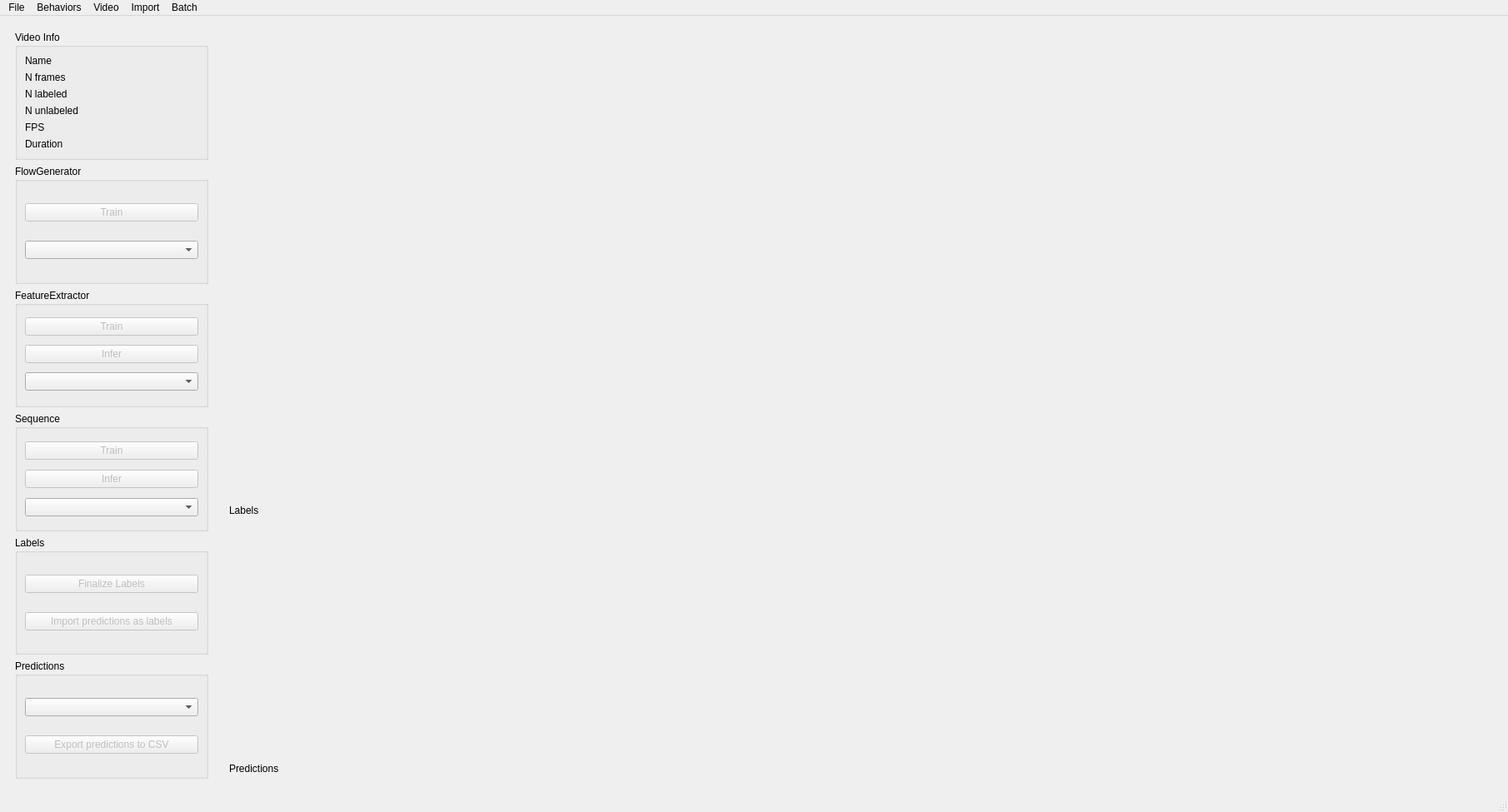
<?xml version="1.0" encoding="UTF-8"?>
<ui version="4.0">
 <class>MainWindow</class>
 <widget class="QMainWindow" name="MainWindow">
  <property name="geometry">
   <rect>
    <x>0</x>
    <y>0</y>
    <width>1810</width>
    <height>975</height>
   </rect>
  </property>
  <property name="windowTitle">
   <string>MainWindow</string>
  </property>
  <widget class="QWidget" name="centralwidget">
   <layout class="QHBoxLayout" name="horizontalLayout">
    <item>
     <widget class="QWidget" name="widget" native="true">
      <property name="maximumSize">
       <size>
        <width>250</width>
        <height>16777215</height>
       </size>
      </property>
      <layout class="QVBoxLayout" name="verticalLayout">
       <item>
        <widget class="QGroupBox" name="videoBox">
         <property name="title">
          <string>Video Info</string>
         </property>
         <layout class="QHBoxLayout" name="horizontalLayout_2">
          <item>
           <layout class="QFormLayout" name="formLayout">
            <item row="0" column="0">
             <widget class="QLabel" name="name_constant">
              <property name="text">
               <string>Name</string>
              </property>
             </widget>
            </item>
            <item row="0" column="1">
             <widget class="QLabel" name="nameLabel">
              <property name="text">
               <string/>
              </property>
             </widget>
            </item>
            <item row="1" column="0">
             <widget class="QLabel" name="label">
              <property name="text">
               <string>N frames</string>
              </property>
             </widget>
            </item>
            <item row="4" column="0">
             <widget class="QLabel" name="label_3">
              <property name="text">
               <string>FPS</string>
              </property>
             </widget>
            </item>
            <item row="5" column="0">
             <widget class="QLabel" name="label_6">
              <property name="text">
               <string>Duration</string>
              </property>
             </widget>
            </item>
            <item row="2" column="0">
             <widget class="QLabel" name="label_7">
              <property name="text">
               <string>N labeled</string>
              </property>
             </widget>
            </item>
            <item row="3" column="0">
             <widget class="QLabel" name="label_8">
              <property name="text">
               <string>N unlabeled</string>
              </property>
             </widget>
            </item>
            <item row="1" column="1">
             <widget class="QLabel" name="nframesLabel">
              <property name="text">
               <string/>
              </property>
             </widget>
            </item>
            <item row="2" column="1">
             <widget class="QLabel" name="nlabeledLabel">
              <property name="text">
               <string/>
              </property>
             </widget>
            </item>
            <item row="3" column="1">
             <widget class="QLabel" name="nunlabeledLabel">
              <property name="text">
               <string/>
              </property>
             </widget>
            </item>
            <item row="4" column="1">
             <widget class="QLabel" name="fpsLabel">
              <property name="text">
               <string/>
              </property>
             </widget>
            </item>
            <item row="5" column="1">
             <widget class="QLabel" name="durationLabel">
              <property name="text">
               <string/>
              </property>
             </widget>
            </item>
           </layout>
          </item>
         </layout>
        </widget>
       </item>
       <item>
        <widget class="QGroupBox" name="groupBox">
         <property name="title">
          <string>FlowGenerator</string>
         </property>
         <layout class="QVBoxLayout" name="verticalLayout_5">
          <item>
           <widget class="QPushButton" name="flow_train">
            <property name="enabled">
             <bool>false</bool>
            </property>
            <property name="text">
             <string>Train</string>
            </property>
            <property name="checkable">
             <bool>true</bool>
            </property>
           </widget>
          </item>
          <item>
           <widget class="QComboBox" name="flowSelector"/>
          </item>
         </layout>
        </widget>
       </item>
       <item>
        <widget class="QGroupBox" name="groupBox_2">
         <property name="title">
          <string>FeatureExtractor</string>
         </property>
         <layout class="QVBoxLayout" name="verticalLayout_6">
          <item>
           <widget class="QPushButton" name="featureextractor_train">
            <property name="enabled">
             <bool>false</bool>
            </property>
            <property name="text">
             <string>Train</string>
            </property>
            <property name="checkable">
             <bool>true</bool>
            </property>
           </widget>
          </item>
          <item>
           <widget class="QPushButton" name="featureextractor_infer">
            <property name="enabled">
             <bool>false</bool>
            </property>
            <property name="text">
             <string>Infer</string>
            </property>
            <property name="checkable">
             <bool>true</bool>
            </property>
           </widget>
          </item>
          <item>
           <widget class="QComboBox" name="feSelector"/>
          </item>
         </layout>
        </widget>
       </item>
       <item>
        <widget class="QGroupBox" name="groupBox_3">
         <property name="title">
          <string>Sequence</string>
         </property>
         <layout class="QVBoxLayout" name="verticalLayout_7">
          <item>
           <widget class="QPushButton" name="sequence_train">
            <property name="enabled">
             <bool>false</bool>
            </property>
            <property name="text">
             <string>Train</string>
            </property>
            <property name="checkable">
             <bool>true</bool>
            </property>
           </widget>
          </item>
          <item>
           <widget class="QPushButton" name="sequence_infer">
            <property name="enabled">
             <bool>false</bool>
            </property>
            <property name="text">
             <string>Infer</string>
            </property>
            <property name="checkable">
             <bool>true</bool>
            </property>
           </widget>
          </item>
          <item>
           <widget class="QComboBox" name="sequenceSelector"/>
          </item>
         </layout>
        </widget>
       </item>
       <item>
        <widget class="QGroupBox" name="labelBox">
         <property name="title">
          <string>Labels</string>
         </property>
         <layout class="QGridLayout" name="gridLayout_4">
          <item row="2" column="0">
           <widget class="QPushButton" name="importPredictions">
            <property name="enabled">
             <bool>false</bool>
            </property>
            <property name="text">
             <string>Import predictions as labels</string>
            </property>
           </widget>
          </item>
          <item row="0" column="0">
           <widget class="QPushButton" name="finalize_labels">
            <property name="enabled">
             <bool>false</bool>
            </property>
            <property name="text">
             <string>Finalize Labels</string>
            </property>
           </widget>
          </item>
         </layout>
        </widget>
       </item>
       <item>
        <widget class="QGroupBox" name="groupBox_4">
         <property name="title">
          <string>Predictions</string>
         </property>
         <layout class="QVBoxLayout" name="verticalLayout_3">
          <item>
           <widget class="QComboBox" name="predictionsCombo"/>
          </item>
          <item>
           <widget class="QPushButton" name="exportPredictions">
            <property name="enabled">
             <bool>false</bool>
            </property>
            <property name="text">
             <string>Export predictions to CSV</string>
            </property>
           </widget>
          </item>
         </layout>
        </widget>
       </item>
      </layout>
     </widget>
    </item>
    <item>
     <layout class="QVBoxLayout" name="verticalLayout_2">
      <item>
       <widget class="VideoPlayer" name="videoPlayer" native="true"/>
      </item>
      <item>
       <widget class="LabelImg" name="labels" native="true">
        <widget class="QLabel" name="label_4">
         <property name="geometry">
          <rect>
           <x>10</x>
           <y>270</y>
           <width>55</width>
           <height>16</height>
          </rect>
         </property>
         <property name="text">
          <string>Labels</string>
         </property>
        </widget>
       </widget>
      </item>
      <item>
       <widget class="LabelImg" name="predictions" native="true">
        <widget class="QLabel" name="label_5">
         <property name="geometry">
          <rect>
           <x>10</x>
           <y>270</y>
           <width>71</width>
           <height>20</height>
          </rect>
         </property>
         <property name="text">
          <string>Predictions</string>
         </property>
        </widget>
       </widget>
      </item>
     </layout>
    </item>
   </layout>
  </widget>
  <widget class="QMenuBar" name="menubar">
   <property name="geometry">
    <rect>
     <x>0</x>
     <y>0</y>
     <width>1810</width>
     <height>22</height>
    </rect>
   </property>
   <widget class="QMenu" name="menuDeepEthogram">
    <property name="title">
     <string>File</string>
    </property>
    <addaction name="actionNew_Project"/>
    <addaction name="actionSave_Project"/>
    <addaction name="actionOpen_Project"/>
   </widget>
   <widget class="QMenu" name="menuBehaviors">
    <property name="title">
     <string>Behaviors</string>
    </property>
    <addaction name="actionAdd"/>
    <addaction name="actionRemove"/>
   </widget>
   <widget class="QMenu" name="menuVideo">
    <property name="title">
     <string>Video</string>
    </property>
    <addaction name="actionOpen"/>
    <addaction name="actionAdd_multiple"/>
   </widget>
   <widget class="QMenu" name="menuImport">
    <property name="title">
     <string>Import</string>
    </property>
    <addaction name="importLabels"/>
   </widget>
   <widget class="QMenu" name="menuBatch">
    <property name="title">
     <string>Batch</string>
    </property>
    <addaction name="classifierInference"/>
    <addaction name="actionOvernight"/>
   </widget>
   <addaction name="menuDeepEthogram"/>
   <addaction name="menuBehaviors"/>
   <addaction name="menuVideo"/>
   <addaction name="menuImport"/>
   <addaction name="menuBatch"/>
  </widget>
  <widget class="QStatusBar" name="statusBar"/>
  <action name="actionNew_Project">
   <property name="text">
    <string>New Project</string>
   </property>
  </action>
  <action name="actionSave_Project">
   <property name="enabled">
    <bool>false</bool>
   </property>
   <property name="text">
    <string>Save Project (ctrl+s)</string>
   </property>
  </action>
  <action name="actionAdd">
   <property name="enabled">
    <bool>false</bool>
   </property>
   <property name="text">
    <string>Add</string>
   </property>
  </action>
  <action name="actionRemove">
   <property name="enabled">
    <bool>false</bool>
   </property>
   <property name="text">
    <string>Remove</string>
   </property>
  </action>
  <action name="actionStyle">
   <property name="text">
    <string>Style</string>
   </property>
  </action>
  <action name="actionOpen">
   <property name="enabled">
    <bool>false</bool>
   </property>
   <property name="text">
    <string>Add or open</string>
   </property>
  </action>
  <action name="actionEdit_list">
   <property name="text">
    <string>Edit list</string>
   </property>
  </action>
  <action name="actionNext">
   <property name="text">
    <string>Next</string>
   </property>
  </action>
  <action name="actionPrevious">
   <property name="text">
    <string>Previous</string>
   </property>
  </action>
  <action name="actionOpen_Project">
   <property name="text">
    <string>Open Project</string>
   </property>
  </action>
  <action name="importLabels">
   <property name="text">
    <string>Labels</string>
   </property>
  </action>
  <action name="actionAdd_videos">
   <property name="text">
    <string>Add videos</string>
   </property>
  </action>
  <action name="classifierInference">
   <property name="checkable">
    <bool>true</bool>
   </property>
   <property name="text">
    <string>Feature extractor inference + sequence inference</string>
   </property>
  </action>
  <action name="actionOvernight">
   <property name="checkable">
    <bool>true</bool>
   </property>
   <property name="text">
    <string>Overnight</string>
   </property>
  </action>
  <action name="actionAdd_multiple">
   <property name="text">
    <string>Add multiple</string>
   </property>
  </action>
 </widget>
 <customwidgets>
  <customwidget>
   <class>VideoPlayer</class>
   <extends>QWidget</extends>
   <header>custom_widgets.h</header>
   <container>1</container>
  </customwidget>
  <customwidget>
   <class>LabelImg</class>
   <extends>QWidget</extends>
   <header>custom_widgets.h</header>
   <container>1</container>
  </customwidget>
 </customwidgets>
 <resources/>
 <connections/>
</ui>
